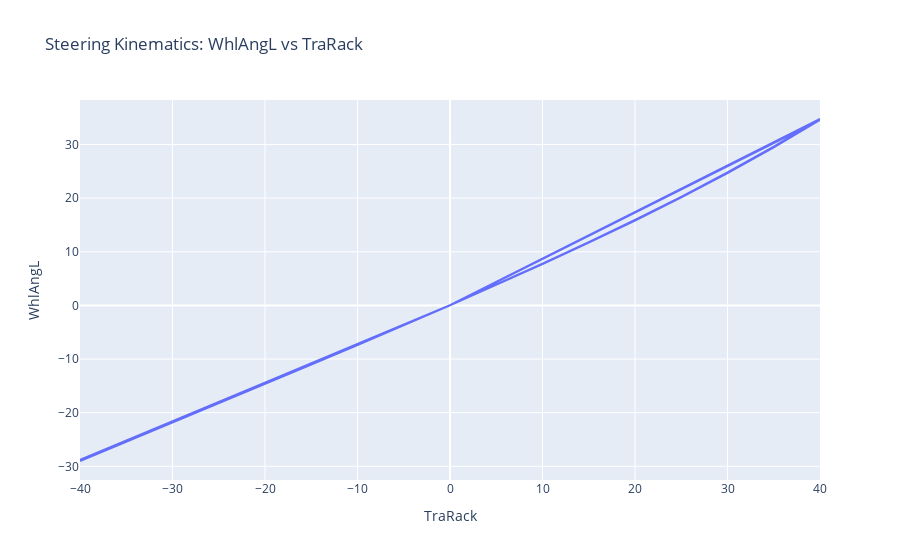

Write notebook code for a chart like this one.
### Code cell
# Plot for Steering Kinematics: WhlAngL vs TraRack
fig2 = px.line(steering_data, x='TraRack', y='WhlAngL', title='Steering Kinematics: WhlAngL vs TraRack')
fig2.show()

### Figure 1 — Plotly figure (JSON) as saved in the notebook; plotly's stock layout.template omitted (floating-point values rounded to 4 significant figures; data arrays with more than 128 entries replaced by an {"elided": "..."} marker saying what was removed)
{"data": [{"hovertemplate": "TraRack=%{x}<br>WhlAngL=%{y}<extra></extra>", "legendgroup": "", "line": {"color": "#636efa", "dash": "solid"}, "marker": {"symbol": "circle"}, "mode": "lines", "name": "", "orientation": "v", "showlegend": false, "type": "scatter", "x": {"elided": "252 int values"}, "xaxis": "x", "y": {"elided": "252 float values"}, "yaxis": "y"}], "layout": {"legend": {"tracegroupgap": 0}, "title": {"text": "Steering Kinematics: WhlAngL vs TraRack"}, "xaxis": {"anchor": "y", "domain": [0, 1], "title": {"text": "TraRack"}}, "yaxis": {"anchor": "x", "domain": [0, 1], "title": {"text": "WhlAngL"}}}}
